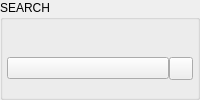
       <widget class="QGroupBox" name="wSearch">
        <property name="title">
         <string>SEARCH</string>
        </property>
        <layout class="QVBoxLayout" name="wSearchLayout">
         <property name="spacing">
          <number>0</number>
         </property>
         <property name="leftMargin">
          <number>4</number>
         </property>
         <property name="topMargin">
          <number>24</number>
         </property>
         <property name="rightMargin">
          <number>4</number>
         </property>
         <property name="bottomMargin">
          <number>4</number>
         </property>
         <item>
          <widget class="QFrame" name="fSearchString">
           <property name="frameShape">
            <enum>QFrame::NoFrame</enum>
           </property>
           <property name="frameShadow">
            <enum>QFrame::Plain</enum>
           </property>
           <layout class="QHBoxLayout" name="horizontalLayout_14">
            <property name="spacing">
             <number>0</number>
            </property>
            <property name="leftMargin">
             <number>0</number>
            </property>
            <property name="topMargin">
             <number>0</number>
            </property>
            <property name="rightMargin">
             <number>0</number>
            </property>
            <property name="bottomMargin">
             <number>0</number>
            </property>
            <item>
             <widget class="QPushButton" name="bSearchString">
              <property name="text">
               <string notr="true"/>
              </property>
              <property name="icon">
              <iconset resource="../Resources_macx.qrc">
                <normaloff>:/images/ico_search.png</normaloff>:/images/ico_search.png</iconset>
              </property>
              <property name="autoDefault">
               <bool>false</bool>
              </property>
             </widget>
            </item>
            <item>
             <widget class="QToolButton" name="tClearSearchResult">
              <property name="text">
               <string/>
              </property>
              <property name="icon">
              <iconset resource="../Resources_macx.qrc">
                <normaloff>:/images/ico_search_cancel.png</normaloff>:/images/ico_search_cancel.png</iconset>
              </property>
             </widget>
            </item>
           </layout>
          </widget>
         </item>
        </layout>
       </widget>
